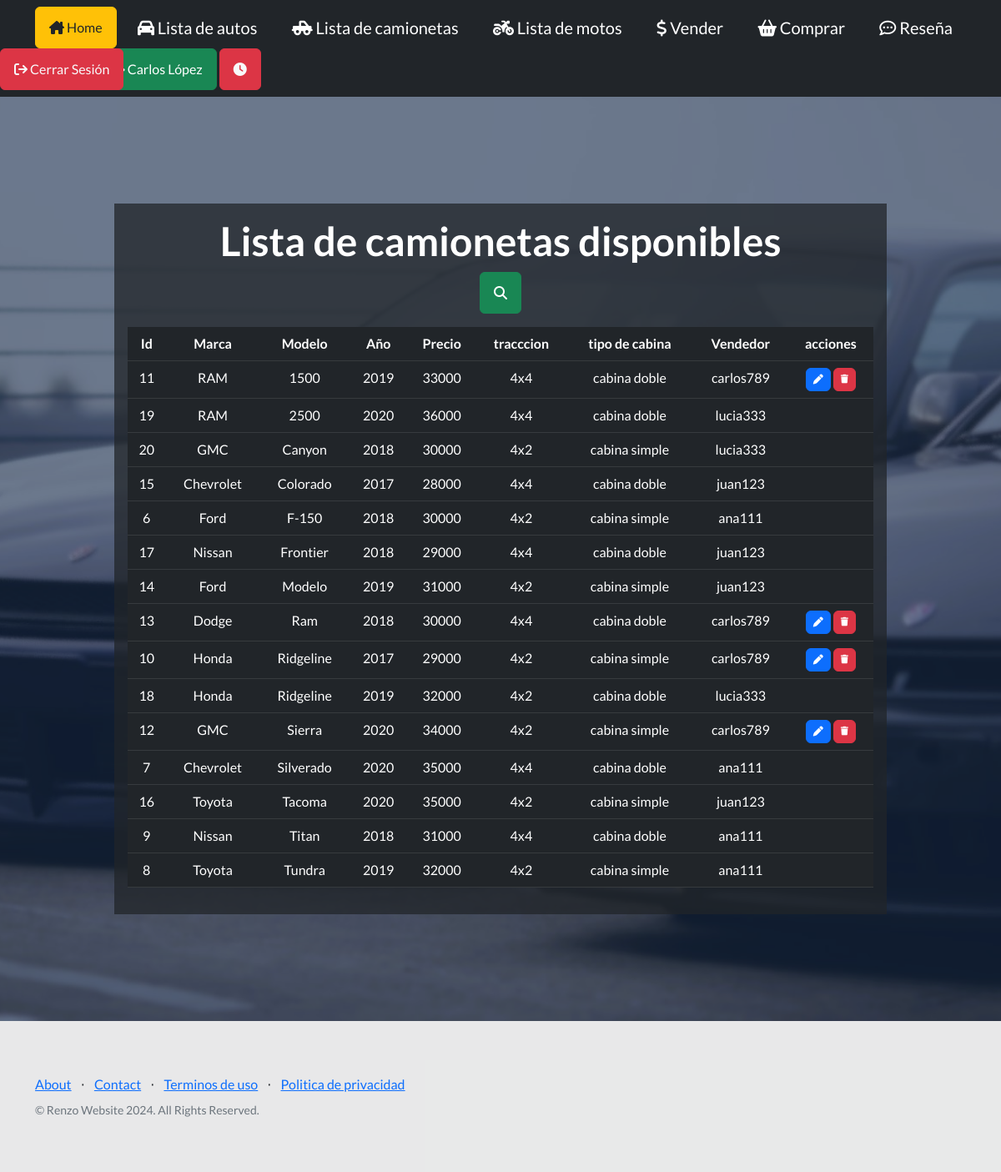
The page /encontrarCamioneta/ (signed in) on the database its author committed.
### entidades/models.py (models this page shows, shortened)
class Camioneta(models.Model):
    marca = models.CharField(max_length=100)
    modelo = models.CharField(max_length=100)
    año = models.CharField(max_length=50)
    precio = models.CharField(max_length=50)
    traccion = models.ForeignKey(Traccion, on_delete=models.CASCADE, null=True, default=None)
    tipo_cabina = models.ForeignKey(Cabina, on_delete=models.CASCADE, null=True, default=None)
    vendedor = models.ForeignKey(User, on_delete=models.CASCADE)
    class Meta:
        verbose_name = "Camioneta"
        verbose_name_plural = "Camionetas"
        ordering = ["modelo", "marca", "año"]

class Traccion(models.Model):
    traccion = models.CharField(max_length=50)
    def __str__(self):
        return self.traccion

class Cabina(models.Model):
    cabina = models.CharField(max_length=50)
    def __str__(self):
        return self.cabina

### entidades/views.py (the view)
# urls.py: path('encontrarCamioneta/', encontrarCamioneta, name="encontrarCamioneta"),
@login_required
def encontrarCamioneta(request):
    if request.GET.get("buscar"):
        patron = request.GET["buscar"]
        camioneta = Camioneta.objects.filter(marca__icontains=patron)
        contexto = {'camioneta_list': camioneta}
    else:
        contexto = {'camioneta_list': Camioneta.objects.all()}
    return render(request, "entidades/camioneta_list.html", contexto)

### entidades/templates/entidades/camioneta_list.html (shortened to what this page needs)
{% extends 'entidades/index.html' %}
{% block titulo %}
<div class="w-100 p-3 bg-dark bg-opacity-75">
<h1>Lista de camionetas disponibles</h1>
<a class="btn btn-success" href="{% url 'buscarCamioneta' %}"> <i class="fa-solid fa-magnifying-glass"></i></a>
<table class="table table-dark table-hover">
    <thead>
        <tr>
            <th>Id</th>
            <th>Marca</th>
            <th>Modelo</th>
            <th>Año</th>
            <th>Precio</th>
            <th>tracccion</th>
            <th>tipo de cabina</th>
            <th>Vendedor</th>
            <th>acciones</th>
        </tr>
    </thead>
    <tbody>
    {% for u in camioneta_list %}
        <tr>
            <td>{{ u.id }}</td>
            <td>{{ u.marca }}</td>
            <td>{{ u.modelo }}</td>
            <td>{{ u.año }}</td>
            <td>{{ u.precio }}</td>
            <td>{{ u.traccion }}</td>
            <td>{{ u.tipo_cabina }}</td>
            <td>{{ u.vendedor }}</td>
            <td>
                {% if u.vendedor == request.user %}
                <a href="{% url 'camionetaUpdate' u.id %}" class="btn btn-primary" style="--bs-btn-padding-y: .25rem; --bs-btn-padding-x: .5rem; --bs-btn-font-size: .75rem;"
                ><i class="fa-solid fa-pen" title="Edit Record"></i>
                </a>
                <a href="{% url 'camionetaDelete' u.id %}" class="btn btn-danger" style="--bs-btn-padding-y: .25rem; --bs-btn-padding-x: .5rem; --bs-btn-font-size: .75rem;"
                >
                </a>
                {% endif %}
            </td>
        </tr>
    {% endfor %}
    </tbody>
</table>
</div>
{% endblock titulo %}

### entidades/templates/entidades/index.html (shortened to what this page needs)
<!DOCTYPE html>
<html lang="en">
    <head>
        {% load static %}
        <link href="https://cdn.jsdelivr.net/npm/bootstrap-icons@1.5.0/font/bootstrap-icons.css" rel="stylesheet" type="text/css" />
        <link href="{% static 'css/styles.css' %}" rel="stylesheet" />
        <link rel="stylesheet" href="https://cdnjs.cloudflare.com/ajax/libs/font-awesome/6.4.0/css/all.min.css">
    </head>
    <body>
        {% block menu %}
        <div>
            <nav class="navbar navbar-dark bg-dark static-top">
                <div class="container">
                    <a class="btn btn-warning text-dark" href="{% url 'home' %}"><i class="fa-solid fa-house-chimney"></i> Home</a>
                    {% if user.is_authenticated %}
                    <a class="navbar-brand"href="{% url 'lista_de_autos' %}"><i class="fa-solid fa-car"></i> Lista de autos</a>
                    <a class="navbar-brand"href="{% url 'lista_de_camionetas' %}"><i class="fa-solid fa-truck-pickup"></i> Lista de camionetas</a>
                    <a class="navbar-brand"href="{% url 'lista_de_motos' %}"><i class="fa-solid fa-motorcycle"></i> Lista de motos</a>
                    <a class="navbar-brand" href="{% url 'vender' %}"><i class="fa-solid fa-dollar-sign"></i> Vender</a>
                    <a class="navbar-brand"href="{% url 'comprar' %}"><i class="fa-solid fa-basket-shopping"></i> Comprar</a>
                    <a class="navbar-brand" href="{% url 'reseña' %}"><i class="fa-regular fa-comment-dots"></i> Reseña</a>
                    <div classs="text-center">
                        <a href= "{% url 'agregarAvatar' %}"><img class="rounded-circle border border-light" src="{{ request.session.avatar }}" alt="mi foto" height="50px" weight="50px"></a>
                        <a class="btn btn-success" href="{% url 'perfil' %}"> {{user.first_name}} {{user.last_name}} </a>
                        <a class="btn btn-danger text-light" href="{% url 'Historial' %}"><i class="fa-solid fa-clock"></i></a>
                        <a class="btn btn-danger text-light position-absolute top-10 start-0" href="{% url 'confirmLogout' %}"><i class="fa-solid fa-arrow-right-from-bracket"></i> Cerrar Sesión</a>
                        {% else %}
                        <a class="btn btn-success text-light" href="{% url 'login' %}"><i class="fa-regular fa-user"></i> Iniciar Sesión</a>
                        <a class="btn btn-success text-light" href="{% url 'registro' %}"><i class="fa-regular fa-user"></i> Registrarse</a>
                {% endif %}
                </div>
            </nav>
            {% endblock menu %}
            <header class="masthead">
                <div class="container position-relative">
                    <div class="row justify-content-center">
                        <div class="col-xl-10">
                            <div class="text-center text-white">
                                {% block titulo %}
                                {% endblock titulo %}
                            </div>
                        </div>
                    </div>
                </header>
            </div>
            {% block info %}
            <footer class="footer bg-dark bg-opacity-10">
                <div class="container">
                <div class="row">
                    <div class="col-lg-6 h-100 text-center text-lg-start my-auto">
                        <ul class="list-inline mb-2">
                            <li class="list-inline-item"><a href="{% url 'about' %}">About</a></li>
                            <li class="list-inline-item">⋅</li>
                            <li class="list-inline-item"><a href="{% url 'contact' %}">Contact</a></li>
                            <li class="list-inline-item">⋅</li>
                            <li class="list-inline-item"><a href="{% url 'terminos' %}">Terminos de uso</a></li>
                            <li class="list-inline-item">⋅</li>
                            <li class="list-inline-item"><a href="{% url 'privacidad' %}">Politica de privacidad</a></li>
                        </ul>
                        <p class="text-muted small mb-4 mb-lg-0">&copy; Renzo Website 2024. All Rights Reserved.</p>
                    </div>
                </footer>
                {% endblock info %}
            </body>
            </html>

### rows shown on the page
Camioneta: id "11", marca "RAM", modelo "1500", año "2019", precio "33000", traccion "4x4", tipo_cabina "cabina doble", vendedor "carlos789"
Camioneta: id "19", marca "RAM", modelo "2500", año "2020", precio "36000", traccion "4x4", tipo_cabina "cabina doble", vendedor "lucia333"
Camioneta: id "20", marca "GMC", modelo "Canyon", año "2018", precio "30000", traccion "4x2", tipo_cabina "cabina simple", vendedor "lucia333"
Camioneta: id "15", marca "Chevrolet", modelo "Colorado", año "2017", precio "28000", traccion "4x4", tipo_cabina "cabina doble", vendedor "juan123"
Camioneta: id "6", marca "Ford", modelo "F-150", año "2018", precio "30000", traccion "4x2", tipo_cabina "cabina simple", vendedor "ana111"
Camioneta: id "17", marca "Nissan", modelo "Frontier", año "2018", precio "29000", traccion "4x4", tipo_cabina "cabina doble", vendedor "juan123"
Camioneta: id "14", marca "Ford", modelo "Modelo", año "2019", precio "31000", traccion "4x2", tipo_cabina "cabina simple", vendedor "juan123"
Camioneta: id "13", marca "Dodge", modelo "Ram", año "2018", precio "30000", traccion "4x4", tipo_cabina "cabina doble", vendedor "carlos789"
Camioneta: id "10", marca "Honda", modelo "Ridgeline", año "2017", precio "29000", traccion "4x2", tipo_cabina "cabina simple", vendedor "carlos789"
Camioneta: id "18", marca "Honda", modelo "Ridgeline", año "2019", precio "32000", traccion "4x2", tipo_cabina "cabina doble", vendedor "lucia333"
Camioneta: id "12", marca "GMC", modelo "Sierra", año "2020", precio "34000", traccion "4x2", tipo_cabina "cabina simple", vendedor "carlos789"
Camioneta: id "7", marca "Chevrolet", modelo "Silverado", año "2020", precio "35000", traccion "4x4", tipo_cabina "cabina doble", vendedor "ana111"
Camioneta: id "16", marca "Toyota", modelo "Tacoma", año "2020", precio "35000", traccion "4x2", tipo_cabina "cabina simple", vendedor "juan123"
Camioneta: id "9", marca "Nissan", modelo "Titan", año "2018", precio "31000", traccion "4x4", tipo_cabina "cabina doble", vendedor "ana111"
Camioneta: id "8", marca "Toyota", modelo "Tundra", año "2019", precio "32000", traccion "4x2", tipo_cabina "cabina simple", vendedor "ana111"

### other values the page prints
{{ user.first_name }} "Carlos"
{{ user.last_name }} "López"
